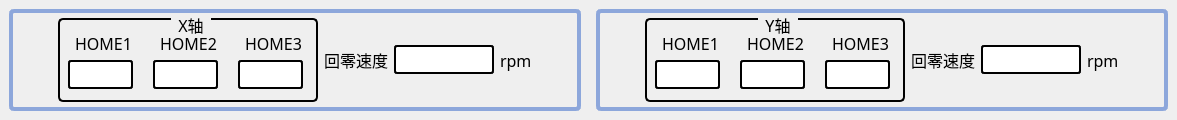
       <widget class="QWidget" name="widget_XY" native="true">
        <property name="minimumSize">
         <size>
          <width>0</width>
          <height>120</height>
         </size>
        </property>
        <property name="maximumSize">
         <size>
          <width>16777215</width>
          <height>120</height>
         </size>
        </property>
        <layout class="QHBoxLayout" name="horizontalLayout_6" stretch="1,1">
         <property name="spacing">
          <number>15</number>
         </property>
         <property name="leftMargin">
          <number>9</number>
         </property>
         <property name="topMargin">
          <number>9</number>
         </property>
         <property name="rightMargin">
          <number>9</number>
         </property>
         <property name="bottomMargin">
          <number>9</number>
         </property>
         <item>
          <widget class="QWidget" name="widget_x" native="true">
           <property name="styleSheet">
            <string notr="true">#widget_x{border:4px solid rgb(141, 167, 219);
border-radius:5px;}</string>
           </property>
           <layout class="QHBoxLayout" name="horizontalLayout_2">
            <property name="topMargin">
             <number>9</number>
            </property>
            <item>
             <spacer name="horizontalSpacer">
              <property name="orientation">
               <enum>Qt::Horizontal</enum>
              </property>
              <property name="sizeHint" stdset="0">
               <size>
                <width>40</width>
                <height>20</height>
               </size>
              </property>
             </spacer>
            </item>
            <item>
             <widget class="QGroupBox" name="groupBoxX">
              <property name="minimumSize">
               <size>
                <width>260</width>
                <height>0</height>
               </size>
              </property>
              <property name="maximumSize">
               <size>
                <width>16777215</width>
                <height>90</height>
               </size>
              </property>
              <property name="font">
               <font>
                <family>微软雅黑</family>
                <pointsize>12</pointsize>
               </font>
              </property>
              <property name="layoutDirection">
               <enum>Qt::LeftToRight</enum>
              </property>
              <property name="styleSheet">
               <string notr="true">#groupBoxX{border:2px solid rgb(0, 0, 0);
border-radius:5px;}
#groupBoxX::title {
    subcontrol-origin: margin;
    subcontrol-position: top center; /* 默认居中 */
    margin-top: -10px; /* 关键：将标题本身上移10像素 */
    padding: 0 5px;
}</string>
              </property>
              <property name="title">
               <string>X轴</string>
              </property>
              <property name="alignment">
               <set>Qt::AlignHCenter|Qt::AlignTop</set>
              </property>
              <widget class="QWidget" name="widget_40" native="true">
               <property name="geometry">
                <rect>
                 <x>10</x>
                 <y>10</y>
                 <width>71</width>
                 <height>61</height>
                </rect>
               </property>
               <layout class="QVBoxLayout" name="verticalLayout_20">
                <property name="spacing">
                 <number>1</number>
                </property>
                <property name="leftMargin">
                 <number>0</number>
                </property>
                <property name="topMargin">
                 <number>0</number>
                </property>
                <property name="rightMargin">
                 <number>0</number>
                </property>
                <property name="bottomMargin">
                 <number>0</number>
                </property>
                <item>
                 <widget class="QLabel" name="label_20">
                  <property name="font">
                   <font>
                    <family>微软雅黑</family>
                    <pointsize>12</pointsize>
                   </font>
                  </property>
                  <property name="text">
                   <string>HOME1</string>
                  </property>
                  <property name="alignment">
                   <set>Qt::AlignCenter</set>
                  </property>
                 </widget>
                </item>
                <item>
                 <widget class="QLineEdit" name="lineEdit_xhome1">
                  <property name="minimumSize">
                   <size>
                    <width>50</width>
                    <height>0</height>
                   </size>
                  </property>
                  <property name="maximumSize">
                   <size>
                    <width>65</width>
                    <height>16777215</height>
                   </size>
                  </property>
                  <property name="font">
                   <font>
                    <family>微软雅黑</family>
                    <pointsize>12</pointsize>
                   </font>
                  </property>
                  <property name="styleSheet">
                   <string notr="true">border:2px solid rgb(0, 0, 0);
border-radius:3px;</string>
                  </property>
                  <property name="text">
                   <string/>
                  </property>
                 </widget>
                </item>
               </layout>
              </widget>
              <widget class="QWidget" name="widget_41" native="true">
               <property name="geometry">
                <rect>
                 <x>95</x>
                 <y>10</y>
                 <width>71</width>
                 <height>61</height>
                </rect>
               </property>
               <layout class="QVBoxLayout" name="verticalLayout_21">
                <property name="spacing">
                 <number>1</number>
                </property>
                <property name="leftMargin">
                 <number>0</number>
                </property>
                <property name="topMargin">
                 <number>0</number>
                </property>
                <property name="rightMargin">
                 <number>0</number>
                </property>
                <property name="bottomMargin">
                 <number>0</number>
                </property>
                <item>
                 <widget class="QLabel" name="label_22">
                  <property name="font">
                   <font>
                    <family>微软雅黑</family>
                    <pointsize>12</pointsize>
                   </font>
                  </property>
                  <property name="text">
                   <string>HOME2</string>
                  </property>
                  <property name="alignment">
                   <set>Qt::AlignCenter</set>
                  </property>
                 </widget>
                </item>
                <item>
                 <widget class="QLineEdit" name="lineEdit_xhome2">
                  <property name="minimumSize">
                   <size>
                    <width>50</width>
                    <height>0</height>
                   </size>
                  </property>
                  <property name="maximumSize">
                   <size>
                    <width>65</width>
                    <height>16777215</height>
                   </size>
                  </property>
                  <property name="font">
                   <font>
                    <family>微软雅黑</family>
                    <pointsize>12</pointsize>
                   </font>
                  </property>
                  <property name="styleSheet">
                   <string notr="true">border:2px solid rgb(0, 0, 0);
border-radius:3px;</string>
                  </property>
                  <property name="text">
                   <string/>
                  </property>
                 </widget>
                </item>
               </layout>
              </widget>
              <widget class="QWidget" name="widget_60" native="true">
               <property name="geometry">
                <rect>
                 <x>180</x>
                 <y>10</y>
                 <width>71</width>
                 <height>61</height>
                </rect>
               </property>
               <layout class="QVBoxLayout" name="verticalLayout_22">
                <property name="spacing">
                 <number>1</number>
                </property>
                <property name="leftMargin">
                 <number>0</number>
                </property>
                <property name="topMargin">
                 <number>0</number>
                </property>
                <property name="rightMargin">
                 <number>0</number>
                </property>
                <property name="bottomMargin">
                 <number>0</number>
                </property>
                <item>
                 <widget class="QLabel" name="label_24">
                  <property name="font">
                   <font>
                    <family>微软雅黑</family>
                    <pointsize>12</pointsize>
                   </font>
                  </property>
                  <property name="text">
                   <string>HOME3</string>
                  </property>
                  <property name="alignment">
                   <set>Qt::AlignCenter</set>
                  </property>
                 </widget>
                </item>
                <item>
                 <widget class="QLineEdit" name="lineEdit_xhome3">
                  <property name="minimumSize">
                   <size>
                    <width>50</width>
                    <height>0</height>
                   </size>
                  </property>
                  <property name="maximumSize">
                   <size>
                    <width>65</width>
                    <height>16777215</height>
                   </size>
                  </property>
                  <property name="font">
                   <font>
                    <family>微软雅黑</family>
                    <pointsize>12</pointsize>
                   </font>
                  </property>
                  <property name="styleSheet">
                   <string notr="true">border:2px solid rgb(0, 0, 0);
border-radius:3px;</string>
                  </property>
                  <property name="text">
                   <string/>
                  </property>
                 </widget>
                </item>
               </layout>
              </widget>
             </widget>
            </item>
            <item>
             <widget class="QLabel" name="label">
              <property name="font">
               <font>
                <family>微软雅黑</family>
                <pointsize>12</pointsize>
               </font>
              </property>
              <property name="text">
               <string>回零速度</string>
              </property>
             </widget>
            </item>
            <item>
             <widget class="QLineEdit" name="lineEdit_xspeed">
              <property name="minimumSize">
               <size>
                <width>50</width>
                <height>0</height>
               </size>
              </property>
              <property name="maximumSize">
               <size>
                <width>100</width>
                <height>16777215</height>
               </size>
              </property>
              <property name="font">
               <font>
                <family>微软雅黑</family>
                <pointsize>12</pointsize>
               </font>
              </property>
              <property name="styleSheet">
               <string notr="true">border:2px solid rgb(0, 0, 0);
border-radius:3px;</string>
              </property>
              <property name="text">
               <string/>
              </property>
             </widget>
            </item>
            <item>
             <widget class="QLabel" name="label_2">
              <property name="font">
               <font>
                <family>微软雅黑</family>
                <pointsize>12</pointsize>
               </font>
              </property>
              <property name="text">
               <string>rpm</string>
              </property>
             </widget>
            </item>
            <item>
             <spacer name="horizontalSpacer_2">
              <property name="orientation">
               <enum>Qt::Horizontal</enum>
              </property>
              <property name="sizeHint" stdset="0">
               <size>
                <width>40</width>
                <height>20</height>
               </size>
              </property>
             </spacer>
            </item>
           </layout>
          </widget>
         </item>
         <item>
          <widget class="QWidget" name="widget_y" native="true">
           <property name="styleSheet">
            <string notr="true">#widget_y{border:4px solid rgb(141, 167, 219);
border-radius:5px;}</string>
           </property>
           <layout class="QHBoxLayout" name="horizontalLayout_4">
            <property name="topMargin">
             <number>9</number>
            </property>
            <item>
             <spacer name="horizontalSpacer_3">
              <property name="orientation">
               <enum>Qt::Horizontal</enum>
              </property>
              <property name="sizeHint" stdset="0">
               <size>
                <width>40</width>
                <height>20</height>
               </size>
              </property>
             </spacer>
            </item>
            <item>
             <widget class="QGroupBox" name="groupBoxY">
              <property name="minimumSize">
               <size>
                <width>260</width>
                <height>0</height>
               </size>
              </property>
              <property name="maximumSize">
               <size>
                <width>16777215</width>
                <height>90</height>
               </size>
              </property>
              <property name="font">
               <font>
                <family>微软雅黑</family>
                <pointsize>12</pointsize>
               </font>
              </property>
              <property name="layoutDirection">
               <enum>Qt::LeftToRight</enum>
              </property>
              <property name="styleSheet">
               <string notr="true">#groupBoxY{border:2px solid rgb(0, 0, 0);
border-radius:5px;}
#groupBoxY::title {
    subcontrol-origin: margin;
    subcontrol-position: top center; /* 默认居中 */
    margin-top: -10px; /* 关键：将标题本身上移10像素 */
    padding: 0 5px;
}</string>
              </property>
              <property name="title">
               <string>Y轴</string>
              </property>
              <property name="alignment">
               <set>Qt::AlignHCenter|Qt::AlignTop</set>
              </property>
              <widget class="QWidget" name="widget_61" native="true">
               <property name="geometry">
                <rect>
                 <x>95</x>
                 <y>10</y>
                 <width>71</width>
                 <height>61</height>
                </rect>
               </property>
               <layout class="QVBoxLayout" name="verticalLayout_23">
                <property name="spacing">
                 <number>1</number>
                </property>
                <property name="leftMargin">
                 <number>0</number>
                </property>
                <property name="topMargin">
                 <number>0</number>
                </property>
                <property name="rightMargin">
                 <number>0</number>
                </property>
                <property name="bottomMargin">
                 <number>0</number>
                </property>
                <item>
                 <widget class="QLabel" name="label_29">
                  <property name="font">
                   <font>
                    <family>微软雅黑</family>
                    <pointsize>12</pointsize>
                   </font>
                  </property>
                  <property name="text">
                   <string>HOME2</string>
                  </property>
                  <property name="alignment">
                   <set>Qt::AlignCenter</set>
                  </property>
                 </widget>
                </item>
                <item>
                 <widget class="QLineEdit" name="lineEdit_yhome2">
                  <property name="minimumSize">
                   <size>
                    <width>50</width>
                    <height>0</height>
                   </size>
                  </property>
                  <property name="maximumSize">
                   <size>
                    <width>65</width>
                    <height>16777215</height>
                   </size>
                  </property>
                  <property name="font">
                   <font>
                    <family>微软雅黑</family>
                    <pointsize>12</pointsize>
                   </font>
                  </property>
                  <property name="styleSheet">
                   <string notr="true">border:2px solid rgb(0, 0, 0);
border-radius:3px;</string>
                  </property>
                  <property name="text">
                   <string/>
                  </property>
                 </widget>
                </item>
               </layout>
              </widget>
              <widget class="QWidget" name="widget_62" native="true">
               <property name="geometry">
                <rect>
                 <x>180</x>
                 <y>10</y>
                 <width>71</width>
                 <height>61</height>
                </rect>
               </property>
               <layout class="QVBoxLayout" name="verticalLayout_24">
                <property name="spacing">
                 <number>1</number>
                </property>
                <property name="leftMargin">
                 <number>0</number>
                </property>
                <property name="topMargin">
                 <number>0</number>
                </property>
                <property name="rightMargin">
                 <number>0</number>
                </property>
                <property name="bottomMargin">
                 <number>0</number>
                </property>
                <item>
                 <widget class="QLabel" name="label_30">
                  <property name="font">
                   <font>
                    <family>微软雅黑</family>
                    <pointsize>12</pointsize>
                   </font>
                  </property>
                  <property name="text">
                   <string>HOME3</string>
                  </property>
                  <property name="alignment">
                   <set>Qt::AlignCenter</set>
                  </property>
                 </widget>
                </item>
                <item>
                 <widget class="QLineEdit" name="lineEdit_yhome3">
                  <property name="minimumSize">
                   <size>
                    <width>50</width>
                    <height>0</height>
                   </size>
                  </property>
                  <property name="maximumSize">
                   <size>
                    <width>65</width>
                    <height>16777215</height>
                   </size>
                  </property>
                  <property name="font">
                   <font>
                    <family>微软雅黑</family>
                    <pointsize>12</pointsize>
                   </font>
                  </property>
                  <property name="styleSheet">
                   <string notr="true">border:2px solid rgb(0, 0, 0);
border-radius:3px;</string>
                  </property>
                  <property name="text">
                   <string/>
                  </property>
                 </widget>
                </item>
               </layout>
              </widget>
              <widget class="QWidget" name="widget_63" native="true">
               <property name="geometry">
                <rect>
                 <x>10</x>
                 <y>10</y>
                 <width>71</width>
                 <height>61</height>
                </rect>
               </property>
               <layout class="QVBoxLayout" name="verticalLayout_25">
                <property name="spacing">
                 <number>1</number>
                </property>
                <property name="leftMargin">
                 <number>0</number>
                </property>
                <property name="topMargin">
                 <number>0</number>
                </property>
                <property name="rightMargin">
                 <number>0</number>
                </property>
                <property name="bottomMargin">
                 <number>0</number>
                </property>
                <item>
                 <widget class="QLabel" name="label_43">
                  <property name="font">
                   <font>
                    <family>微软雅黑</family>
                    <pointsize>12</pointsize>
                   </font>
                  </property>
                  <property name="text">
                   <string>HOME1</string>
                  </property>
                  <property name="alignment">
                   <set>Qt::AlignCenter</set>
                  </property>
                 </widget>
                </item>
                <item>
                 <widget class="QLineEdit" name="lineEdit_yhome1">
                  <property name="minimumSize">
                   <size>
                    <width>50</width>
                    <height>0</height>
                   </size>
                  </property>
                  <property name="maximumSize">
                   <size>
                    <width>65</width>
                    <height>16777215</height>
                   </size>
                  </property>
                  <property name="font">
                   <font>
                    <family>微软雅黑</family>
                    <pointsize>12</pointsize>
                   </font>
                  </property>
                  <property name="styleSheet">
                   <string notr="true">border:2px solid rgb(0, 0, 0);
border-radius:3px;</string>
                  </property>
                  <property name="text">
                   <string/>
                  </property>
                 </widget>
                </item>
               </layout>
              </widget>
             </widget>
            </item>
            <item>
             <widget class="QLabel" name="label_3">
              <property name="font">
               <font>
                <family>微软雅黑</family>
                <pointsize>12</pointsize>
               </font>
              </property>
              <property name="text">
               <string>回零速度</string>
              </property>
             </widget>
            </item>
            <item>
             <widget class="QLineEdit" name="lineEdit_yspeed">
              <property name="minimumSize">
               <size>
                <width>50</width>
                <height>0</height>
               </size>
              </property>
              <property name="maximumSize">
               <size>
                <width>100</width>
                <height>16777215</height>
               </size>
              </property>
              <property name="font">
               <font>
                <family>微软雅黑</family>
                <pointsize>12</pointsize>
               </font>
              </property>
              <property name="styleSheet">
               <string notr="true">border:2px solid rgb(0, 0, 0);
border-radius:3px;</string>
              </property>
             </widget>
            </item>
            <item>
             <widget class="QLabel" name="label_4">
              <property name="font">
               <font>
                <family>微软雅黑</family>
                <pointsize>12</pointsize>
               </font>
              </property>
              <property name="text">
               <string>rpm</string>
              </property>
             </widget>
            </item>
            <item>
             <spacer name="horizontalSpacer_4">
              <property name="orientation">
               <enum>Qt::Horizontal</enum>
              </property>
              <property name="sizeHint" stdset="0">
               <size>
                <width>40</width>
                <height>20</height>
               </size>
              </property>
             </spacer>
            </item>
           </layout>
          </widget>
         </item>
        </layout>
       </widget>
